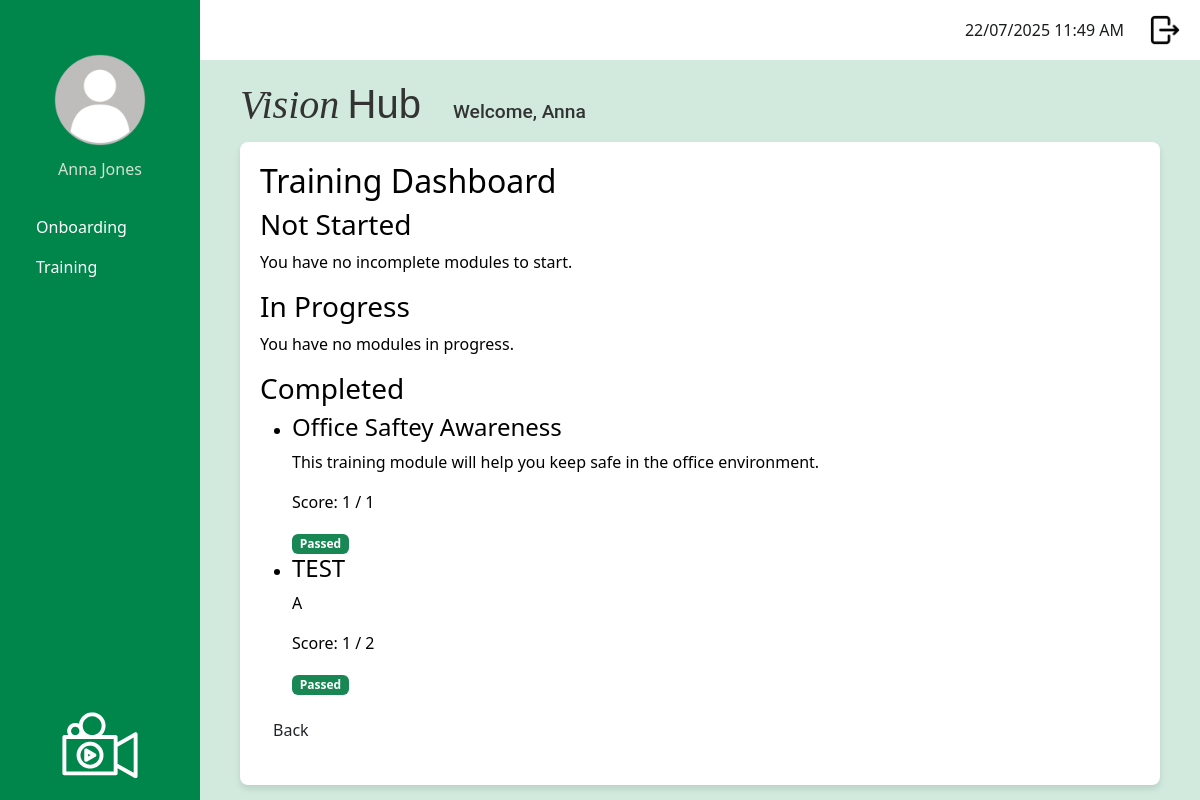
Page /dashboard_training (signed in) on the earlier database version.
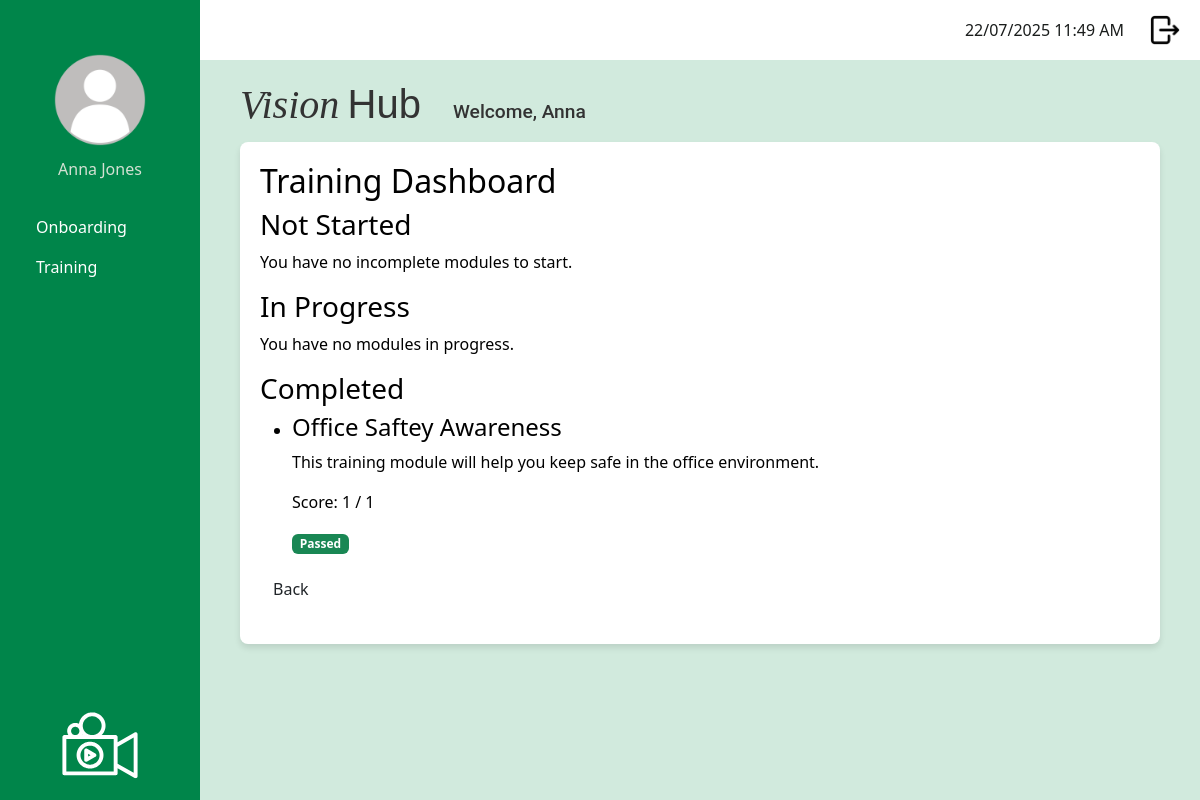
Same page on the later database version.
### app/models.py (models this page shows, shortened)
class User(UserMixin, db.Model):
    __tablename__ = 'user'
    id: so.Mapped[int] = so.mapped_column(primary_key=True)
    username: so.Mapped[str] = so.mapped_column(sa.String(120), index=True, unique=True)
    first_name: so.Mapped[str] = so.mapped_column(sa.String(50), index=True)
    surname: so.Mapped[str] = so.mapped_column(sa.String(50), index=True)
    job_title: so.Mapped[str] = so.mapped_column(sa.String(50), index=True)
    password_hash: so.Mapped[str] = so.mapped_column(sa.String(256))
    is_onboarding: so.Mapped[bool] = so.mapped_column(default=False) # Default: Not onboarding
    dateStarted: so.Mapped[datetime] = so.mapped_column(index=True, default=lambda: datetime.now(timezone.utc))
    google_email: so.Mapped[Optional[str]] = so.mapped_column(sa.String(120), unique=True, nullable=True)
    profile_photo: so.Mapped[Optional[str]] = so.mapped_column(sa.String(120), nullable=True, default='profileDefault.png')
    manager_id: so.Mapped[Optional[int]] = so.mapped_column(sa.ForeignKey('user.id'), nullable=True)
    manager: so.Mapped[Optional['User']] = so.relationship('User', remote_side=[id], back_populates='manages')
    manages: so.Mapped[List['User']] = so.relationship('User', back_populates='manager')
    role_id: so.Mapped[int] = so.mapped_column(sa.ForeignKey('role.id'))
    role: so.Mapped['Role'] = so.relationship('Role', back_populates='users')
    department_id: so.Mapped[int] = so.mapped_column(sa.ForeignKey('department.id'))
    department: so.Mapped['Department'] = so.relationship('Department', back_populates='users')
    module_progress: so.Mapped[List['UserModuleProgress']] = so.relationship('UserModuleProgress', back_populates='user')
    onboarding_path_id: so.Mapped[int] = so.mapped_column(sa.ForeignKey('onboarding_path.id'), nullable=True)
    onboarding_path: so.Mapped['OnboardingPath'] = so.relationship('OnboardingPath')

class TrainingModule (db.Model):
    __tablename__ = 'training_module'
    id: so.Mapped[int] = so.mapped_column(primary_key=True)
    module_title: so.Mapped[str] = so.mapped_column(sa.String(150), index=True, unique=True)
    module_description: so.Mapped[str] = so.mapped_column(sa.Text, nullable=False)
    module_instructions: so.Mapped[str] = so.mapped_column(sa.Text, nullable=False)
    video_url: so.Mapped[str] = so.mapped_column(sa.String(300), nullable=True)
    active: so.Mapped[bool] = so.mapped_column(sa.Boolean, nullable=False, default=True)
    questions: so.Mapped[List['Question']] = so.relationship('Question', back_populates='training_module', cascade='all, delete-orphan')
    user_progress: so.Mapped[List['UserModuleProgress']] = so.relationship('UserModuleProgress', back_populates='training_module')
    onboarding_steps: so.Mapped[List['OnboardingStep']] = so.relationship('OnboardingStep', back_populates='training_module', cascade='all, delete-orphan')

### app/routes.py (the view)
@app.route('/dashboard_training', methods=['GET'])
@login_required
def training_dashboard():
    if current_user.role.role_name != "staff":
        return redirect(url_for('logout'))
    onboarding_path = current_user.onboarding_path
    steps = onboarding_path.steps if onboarding_path else []
    active_modules = [step.training_module for step in steps if step.training_module.active]
    completed_modules = []
    to_be_completed_modules = []
    in_progress_modules = []
    passing_threshold = 0.5
    for module in active_modules:
        progress = UserModuleProgress.query.filter_by(
            user_id=current_user.id,
            training_module_id=module.id
        ).order_by(UserModuleProgress.id.desc()).first()
        if not progress:
            to_be_completed_modules.append(module)
        else:
            total_questions = len(module.questions) or 1  # Avoid division by zero
            if progress.completed_date:
                if progress.score is not None and (progress.score / total_questions) >= passing_threshold:
                    completed_modules.append({
                        'module': module,
                        'score': progress.score,
                        'passed': True
                    })
                else:
                    to_be_completed_modules.append(module)
            else:
                in_progress_modules.append(module)
    return render_template(
        'dashboard_training.html',
        title="Training Dashboard",
        to_be_completed_modules=to_be_completed_modules,
        in_progress_modules=in_progress_modules,
        completed_modules=completed_modules
    )

### app/models.py (called while the page is built)
@login.user_loader
def load_user(id):
    return db.session.get(User, int(id))

### app/templates/dashboard_training.html
{% extends "base.html" %}
{% block content %}
<h2>Training Dashboard</h2>
<h3>Not Started</h3>
{% if to_be_completed_modules %}
    <ul>
    {% for module in to_be_completed_modules %}
        <li>
            <h4>{{ module.module_title }}</h4>
            <p>{{ module.module_description }}</p>
            <a href="{{ url_for('take_training_module', module_id=module.id) }}" class="btn btn-primary">
                Start Module
            </a>
        </li>
    {% endfor %}
    </ul>
{% else %}
    <p>You have no incomplete modules to start.</p>
{% endif %}
<h3>In Progress</h3>
{% if in_progress_modules %}
    <ul>
    {% for module in in_progress_modules %}
        <li>
            <h4>{{ module.module_title }}</h4>
            <p>{{ module.module_description }}</p>
            <a href="{{ url_for('take_training_module', module_id=module.id) }}" class="btn btn-warning">
                Resume Module
            </a>
        </li>
    {% endfor %}
    </ul>
{% else %}
    <p>You have no modules in progress.</p>
{% endif %}
<h3>Completed</h3>
{% if completed_modules %}
    <ul>
    {% for entry in completed_modules %}
        <li>
            <h4>{{ entry.module.module_title }}</h4>
            <p>{{ entry.module.module_description }}</p>
            <p>Score: {{ entry.score }} / {{ entry.module.questions|length }}</p>
            {% if entry.passed %}
                <span class="badge bg-success">Passed</span>
            {% else %}
                <span class="badge bg-danger">Failed</span>
                <a href="{{ url_for('take_training_module', module_id=entry.module.id) }}" class="btn btn-secondary">Retake Module</a>
            {% endif %}
        </li>
    {% endfor %}
    </ul>
{% else %}
    <p>You have no completed modules.</p>
{% endif %}
<p>
    <a href="{{ url_for('staff_dashboard') }}" class="btn">Back</a>
</p>
{% endblock %}

### app/templates/base.html (shortened to what this page needs)
<!doctype html>
<html>
    <head>
            <link
            href="{{ url_for('static', filename='css/bootstrap.min.css') }}"
            rel="stylesheet"/>
            <link href="{{ url_for('static', filename='css/stylesheet.css') }}" rel="stylesheet"/>
        </head>
    <body>
         <div class="sidebar">
            <div class="profile-container">
                <form id="photoForm"
                    action="{{ url_for('update_profile_photo') }}"
                    method="POST"
                    enctype="multipart/form-data"
                    style="display:inline;">
                <img src="{{ url_for('static',
                                    filename='images/profilePhoto/'
                                        ~ (current_user.profile_photo or 'profileDefault.png')) }}"
                    id="profilePicture"
                    class="profilePicture"
                    alt="Click to change photo"
                    style="cursor:pointer; width:100px; height:100px;
                            object-fit:cover; border-radius:50%;">
                </form>
                <h5 class="profile-photo-text">{{ current_user.first_name|title }} {{ current_user.surname|title }}</h5>
            </div>
            <nav class="nav flex-column sideNavLink-container">
                {% if current_user.role.role_name == 'admin' %}
                    <a class="nav-link" href="#">Onboarding</a>
                    <a class="nav-link" href="{{ url_for('manage_training_modules') }}">Training</a>
                    <a class="nav-link" href="#">Knowledge Base</a>
                    <a class="nav-link" href="{{ url_for('manage_users') }}">User Managment</a>
                    <a class="nav-link" href="#">Onboarding</a>
                    <a class="nav-link" href="#">Reports</a>
                    <a class="nav-link" href="#">Content Management</a>
                    {% elif current_user.role.role_name == 'manager' %}
                    <a class="nav-link" href="#">Onboarding</a>
                    <a class="nav-link" href="#">Training</a>
                    <a class="nav-link" href="#">Reports</a>
                    {% elif current_user.role.role_name == 'staff' %}
                    <a class="nav-link" href="#">Onboarding</a>
                    <a class="nav-link" href="{{ url_for('training_dashboard') }}">Training</a>
                {% endif %}
            </nav>
            <img src="{{ url_for('static', filename='images/logoImageWhite.svg') }}" class="sidebarLogo">
        </div>
         <div class="top-bar">
            <div class="d-flex align-items-center">
                <span class="me-3" id="clock"></span>
                <a href="{{ url_for('logout') }}" class="logout-link">
                    <img src="{{ url_for('static', filename='images/logout.png') }}" class="logout-image">
                </a>
            </div>
        </div>
        <div class="logo-name-container">
            <h2 class="logo-text">
                <span class="logo-vision">Vision</span>
                <span class="logo-hub">Hub</span>
            </h2>
            <h3 class="welcome-text">Welcome, {{ current_user.first_name|title }}</h3>
        </div>
        <div class="content">
            {% block content %}
            {% endblock %}
        </div>
    </body>
</html>

### app/static/css/stylesheet.css (style rules this page uses)
body { color: #000000; background-color: #d1eadd ; }
.logo-name-container { display: flex; align-items: baseline; margin-left: 240px; margin-top: 20px; margin-bottom: 5px; gap: 2rem; color: #333; }
.logo-vision { font-family: 'Playfair Display', serif; font-weight: 450; font-style: italic; font-size: 2.5rem; }
.logo-hub { font-family: 'Montserrat', sans-serif; font-weight: 200; font-size: 2.5rem; margin-left: 0; }
.welcome-text { font-family: 'Roboto', sans-serif; font-size: 1.2rem; margin: 0; }
.sidebar { background-color: #00854a; color: white; font-size: 1rem; font-weight: 400; height: 100vh; position: fixed; width: 200px; padding: 20px; display: flex; flex-direction: column; justify-content: space-between; text-align: left }
.profile-photo-text { font-size: 1rem; font-weight: 200; color: rgb(211, 225, 211); text-align: center; }
.sidebarLogo { max-width: 100%; width: 120px; height: auto; display: block; margin: 0 auto; margin-top: auto; }
.profilePicture { display: block; margin: 30px auto 10px auto; border-radius: 50%; width: 80px; height: 80px; object-fit: cover; }
.sideNavLink-container { margin-top: 20px; }
.nav-link { border-radius: 0.5rem; color: white; }
.top-bar { background-color: white; height: 60px; padding: 10px 20px; margin-left: 200px; display: flex; justify-content: flex-end; align-items: center; }
.logout-image { width: 30px; height: 30px; object-fit: cover; margin-left: 10px; }
#clock { color: #1a1d1c; margin-right: 20px; }
.content { background-color: white; border-radius: 8px; margin-left: 240px; padding: 20px; box-shadow: 0 4px 6px rgba(0, 0, 0, 0.1); max-width: calc(100% - 240px - 40px); }

Differences in the rows shown:
no longer on this page (row edited): TrainingModule: module.module_title "TEST", module.module_description "A"
Other differences:
list line gone: "Score: 1 / 2 Passed"
